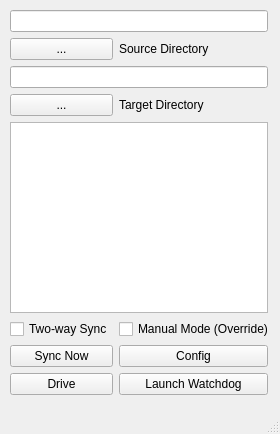
<?xml version="1.0" encoding="UTF-8"?>
<ui version="4.0">
 <class>TestQFileDialog</class>
 <widget class="QMainWindow" name="TestQFileDialog">
  <property name="geometry">
   <rect>
    <x>0</x>
    <y>0</y>
    <width>280</width>
    <height>434</height>
   </rect>
  </property>
  <property name="sizePolicy">
   <sizepolicy hsizetype="Fixed" vsizetype="Fixed">
    <horstretch>0</horstretch>
    <verstretch>0</verstretch>
   </sizepolicy>
  </property>
  <property name="minimumSize">
   <size>
    <width>0</width>
    <height>434</height>
   </size>
  </property>
  <property name="maximumSize">
   <size>
    <width>280</width>
    <height>434</height>
   </size>
  </property>
  <property name="windowTitle">
   <string>MainWindow</string>
  </property>
  <widget class="QWidget" name="Widget">
   <widget class="QWidget" name="layoutWidget">
    <property name="geometry">
     <rect>
      <x>10</x>
      <y>10</y>
      <width>258</width>
      <height>385</height>
     </rect>
    </property>
    <layout class="QGridLayout" name="gridLayout">
     <item row="0" column="0" colspan="2">
      <widget class="QLineEdit" name="lineEdit"/>
     </item>
     <item row="1" column="0">
      <widget class="QPushButton" name="toolButtonOpenDialog">
       <property name="text">
        <string>...</string>
       </property>
      </widget>
     </item>
     <item row="1" column="1">
      <widget class="QLabel" name="label">
       <property name="text">
        <string>Source Directory</string>
       </property>
      </widget>
     </item>
     <item row="2" column="0" colspan="2">
      <widget class="QLineEdit" name="lineEdit_2"/>
     </item>
     <item row="3" column="0">
      <widget class="QPushButton" name="toolButtonOpenDialog_2">
       <property name="text">
        <string>...</string>
       </property>
      </widget>
     </item>
     <item row="3" column="1">
      <widget class="QLabel" name="label_2">
       <property name="text">
        <string>Target Directory</string>
       </property>
      </widget>
     </item>
     <item row="4" column="0" colspan="2">
      <widget class="QTextEdit" name="textEdit"/>
     </item>
     <item row="5" column="0">
      <widget class="QCheckBox" name="checkBox_5">
       <property name="text">
        <string>Two-way Sync</string>
       </property>
      </widget>
     </item>
     <item row="5" column="1">
      <widget class="QCheckBox" name="checkBox_override">
       <property name="text">
        <string>Manual Mode (Override)</string>
       </property>
      </widget>
     </item>
     <item row="6" column="0">
      <widget class="QPushButton" name="toolButtonOpenDialog_3">
       <property name="text">
        <string>Sync Now</string>
       </property>
      </widget>
     </item>
     <item row="6" column="1">
      <widget class="QPushButton" name="toolButtonOpenDialog_4">
       <property name="text">
        <string>Config</string>
       </property>
      </widget>
     </item>
     <item row="7" column="0">
      <widget class="QPushButton" name="pushButton_6">
       <property name="text">
        <string>Drive</string>
       </property>
      </widget>
     </item>
     <item row="7" column="1">
      <widget class="QPushButton" name="toolButtonOpenDialog_5">
       <property name="text">
        <string>Launch Watchdog</string>
       </property>
      </widget>
     </item>
    </layout>
   </widget>
  </widget>
  <widget class="QMenuBar" name="menubar">
   <property name="geometry">
    <rect>
     <x>0</x>
     <y>0</y>
     <width>280</width>
     <height>21</height>
    </rect>
   </property>
  </widget>
  <widget class="QStatusBar" name="statusbar"/>
 </widget>
 <resources/>
 <connections/>
</ui>
